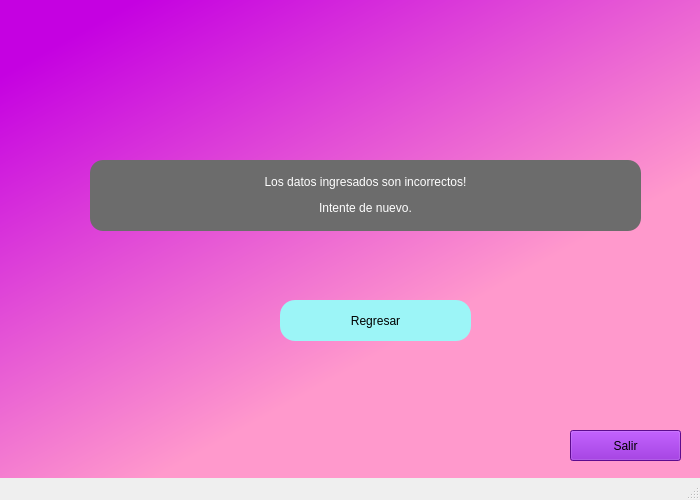
<?xml version="1.0" encoding="UTF-8"?>
<ui version="4.0">
 <class>MainWindow</class>
 <widget class="QMainWindow" name="MainWindow">
  <property name="geometry">
   <rect>
    <x>0</x>
    <y>0</y>
    <width>700</width>
    <height>500</height>
   </rect>
  </property>
  <property name="minimumSize">
   <size>
    <width>700</width>
    <height>500</height>
   </size>
  </property>
  <property name="maximumSize">
   <size>
    <width>700</width>
    <height>500</height>
   </size>
  </property>
  <property name="font">
   <font>
    <pointsize>19</pointsize>
    <strikeout>false</strikeout>
    <stylestrategy>PreferDefault</stylestrategy>
   </font>
  </property>
  <property name="windowTitle">
   <string>MainWindow</string>
  </property>
  <property name="styleSheet">
   <string notr="true">

QWidget#centralwidget{
background-color: qlineargradient(spread:pad, x1:0.126, y1:0.0572727, x2:0.626429, y2:0.671, stop:0 rgba(197, 1, 225, 255), stop:1 rgba(255, 153, 204, 255));}


</string>
  </property>
  <widget class="QWidget" name="centralwidget">
   <widget class="QPushButton" name="pushButton_2">
    <property name="geometry">
     <rect>
      <x>570</x>
      <y>430</y>
      <width>111</width>
      <height>31</height>
     </rect>
    </property>
    <property name="styleSheet">
     <string notr="true">font: 700 11pt &quot;Segoe UI Variable Display&quot;;
background-color: rgb(130, 15, 200);</string>
    </property>
    <property name="text">
     <string>Salir</string>
    </property>
   </widget>
   <widget class="QPushButton" name="pushButton">
    <property name="geometry">
     <rect>
      <x>280</x>
      <y>300</y>
      <width>191</width>
      <height>41</height>
     </rect>
    </property>
    <property name="styleSheet">
     <string notr="true">border-radius:15;
font: 14pt  &quot;Monospac821 BT&quot;;
background-color: rgb(156, 245, 247);
color: black;</string>
    </property>
    <property name="text">
     <string>Regresar</string>
    </property>
   </widget>
   <widget class="QLabel" name="label_2">
    <property name="geometry">
     <rect>
      <x>90</x>
      <y>160</y>
      <width>551</width>
      <height>71</height>
     </rect>
    </property>
    <property name="styleSheet">
     <string notr="true">font: 18pt &quot;Monospac821 BT&quot;;
color: white;
background-color: rgb(108, 108, 108);
border-radius:13px;</string>
    </property>
    <property name="text">
     <string>&lt;html&gt;&lt;head/&gt;&lt;body&gt;&lt;p align=&quot;center&quot;&gt;Los datos ingresados son incorrectos!&lt;/p&gt;&lt;p align=&quot;center&quot;&gt;Intente de nuevo.&lt;/p&gt;&lt;/body&gt;&lt;/html&gt;</string>
    </property>
   </widget>
   <widget class="QLabel" name="label">
    <property name="geometry">
     <rect>
      <x>310</x>
      <y>30</y>
      <width>121</width>
      <height>71</height>
     </rect>
    </property>
    <property name="text">
     <string/>
    </property>
    <property name="pixmap">
     <pixmap>logoNext.png</pixmap>
    </property>
    <property name="scaledContents">
     <bool>true</bool>
    </property>
   </widget>
  </widget>
  <widget class="QMenuBar" name="menubar">
   <property name="geometry">
    <rect>
     <x>0</x>
     <y>0</y>
     <width>700</width>
     <height>33</height>
    </rect>
   </property>
  </widget>
  <widget class="QStatusBar" name="statusbar"/>
 </widget>
 <resources/>
 <connections/>
</ui>
